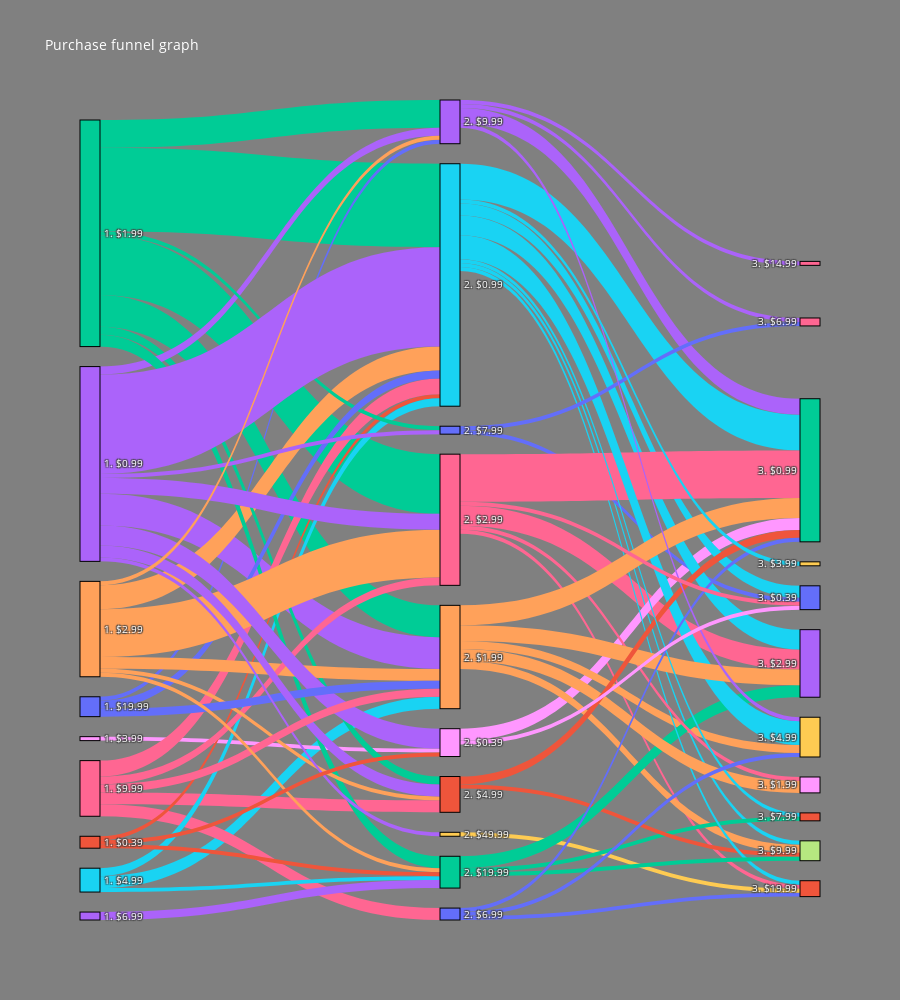

Source (notebook cell):
### Code cell
fig = create_funnel_graph(df_purchase, chart_title="Purchase funnel graph")

fig.show()

### Figure 1 — Plotly figure (JSON) as saved in the notebook; plotly's stock layout.template omitted (floating-point values rounded to 4 significant figures; data arrays with more than 128 entries replaced by an {"elided": "..."} marker saying what was removed)
{"data": [{"link": {"color": ["#00CC96", "#636EFA", "#AB63FA", "#19D3F3", "#FF6692", "#FF6692", "#00CC96", "#FF97FF", "#00CC96", "#FFA15A", "#EF553B", "#00CC96", "#FF6692", "#00CC96", "#19D3F3", "#AB63FA", "#00CC96", "#00CC96", "#636EFA", "#AB63FA", "#AB63FA", "#FFA15A", "#AB63FA", "#FFA15A", "#FF6692", "#AB63FA", "#FFA15A", "#AB63FA", "#19D3F3", "#636EFA", "#AB63FA", "#AB63FA", "#FF6692", "#FFA15A", "#FFA15A", "#EF553B", "#EF553B", "#FF6692", "#FF6692", "#19D3F3", "#19D3F3", "#FF97FF", "#636EFA", "#FECB52", "#AB63FA", "#AB63FA", "#19D3F3", "#636EFA", "#FFA15A", "#00CC96", "#FFA15A", "#EF553B", "#00CC96", "#AB63FA", "#19D3F3", "#19D3F3", "#FF6692", "#FF6692", "#19D3F3", "#FFA15A", "#FFA15A", "#EF553B", "#19D3F3", "#00CC96", "#FFA15A", "#636EFA", "#636EFA", "#636EFA", "#AB63FA", "#FF97FF", "#FF6692", "#19D3F3"], "source": [0, 1, 2, 3, 4, 4, 0, 7, 0, 9, 10, 0, 4, 0, 3, 2, 0, 0, 1, 19, 2, 9, 2, 9, 4, 2, 9, 2, 3, 1, 2, 2, 4, 9, 9, 10, 10, 37, 37, 39, 39, 41, 42, 43, 44, 44, 39, 47, 48, 49, 48, 51, 49, 44, 39, 39, 37, 37, 39, 48, 48, 51, 39, 49, 48, 47, 42, 42, 44, 41, 37, 39], "target": [39, 44, 48, 48, 42, 51, 48, 41, 37, 39, 39, 51, 39, 44, 39, 44, 47, 49, 39, 49, 47, 37, 39, 48, 37, 37, 51, 41, 49, 48, 51, 43, 48, 44, 49, 49, 41, 109, 110, 111, 112, 112, 110, 110, 116, 117, 118, 118, 111, 121, 122, 111, 109, 112, 109, 110, 112, 129, 122, 109, 129, 112, 121, 111, 112, 116, 112, 122, 122, 118, 118, 143], "value": [21, 1, 8, 3, 3, 3, 8, 1, 15, 6, 1, 2, 4, 7, 2, 2, 1, 3, 2, 2, 1, 12, 25, 3, 2, 4, 1, 5, 1, 2, 3, 1, 2, 1, 1, 1, 1, 5, 1, 1, 9, 3, 1, 1, 1, 1, 3, 1, 2, 1, 2, 1, 3, 4, 5, 1, 12, 1, 6, 4, 3, 2, 1, 1, 5, 1, 1, 1, 1, 1, 1, 1]}, "node": {"color": {"elided": "144 str values"}, "label": {"elided": "144 str values"}, "line": {"color": "black", "width": 1}, "pad": 20, "thickness": 20}, "type": "sankey"}], "layout": {"font": {"color": "white", "size": 10}, "height": 1000, "paper_bgcolor": "grey", "plot_bgcolor": "rgba(0,0,0,0)", "title": {"text": "Purchase funnel graph"}}}
